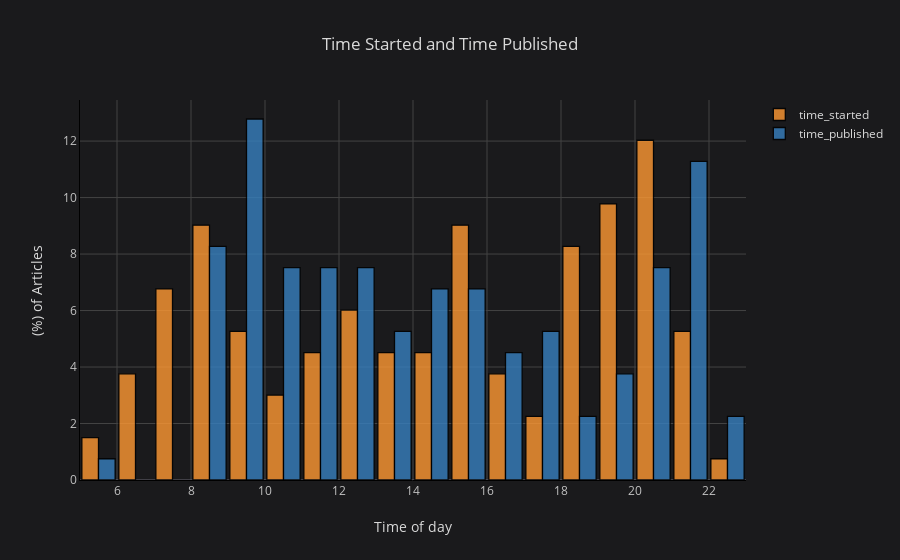

This figure's notebook cell:
### Code cell
df['time_started'] = df['started_date'].apply(to_time)
df['time_published'] = df['published_date'].apply(to_time)

df[['time_started', 'time_published']].iplot(
    kind= 'hist',
    linecolor='black',
    bins=24,
    histnorm='percent',
    bargap= 0.1,
    opacity = 0.8,
    barmode = 'group',
    xTitle= 'Time of day',
    yTitle= '(%) of Articles',
    title = 'Time Started and Time Published')

### Figure 1 — Plotly figure (JSON) as saved in the notebook; plotly's stock layout.template omitted (floating-point values rounded to 4 significant figures; data arrays with more than 128 entries replaced by an {"elided": "..."} marker saying what was removed)
{"data": [{"histfunc": "count", "histnorm": "percent", "marker": {"color": "rgba(255, 153, 51, 1.0)", "line": {"color": "#000000", "width": 1.3}}, "name": "time_started", "nbinsx": 24, "opacity": 0.8, "orientation": "v", "type": "histogram", "uid": "c57b6d44-9c4d-4b48-ae6f-7880e9fc31d2", "x": {"elided": "133 float values"}}, {"histfunc": "count", "histnorm": "percent", "marker": {"color": "rgba(55, 128, 191, 1.0)", "line": {"color": "#000000", "width": 1.3}}, "name": "time_published", "nbinsx": 24, "opacity": 0.8, "orientation": "v", "type": "histogram", "uid": "42f76711-ae39-4a33-ae73-2f115f93482b", "x": {"elided": "133 float values"}}], "layout": {"bargap": 0.1, "barmode": "group", "legend": {"bgcolor": "#1A1A1C", "font": {"color": "#D9D9D9"}}, "paper_bgcolor": "#1A1A1C", "plot_bgcolor": "#1A1A1C", "title": {"font": {"color": "#D9D9D9"}, "text": "Time Started and Time Published"}, "xaxis": {"gridcolor": "#434343", "linecolor": "black", "showgrid": true, "tickfont": {"color": "#C2C2C2"}, "title": {"font": {"color": "#D9D9D9"}, "text": "Time of day"}, "zerolinecolor": "#666570"}, "yaxis": {"gridcolor": "#434343", "linecolor": "black", "showgrid": true, "tickfont": {"color": "#C2C2C2"}, "title": {"font": {"color": "#D9D9D9"}, "text": "(%) of Articles"}, "zerolinecolor": "#666570"}}}
